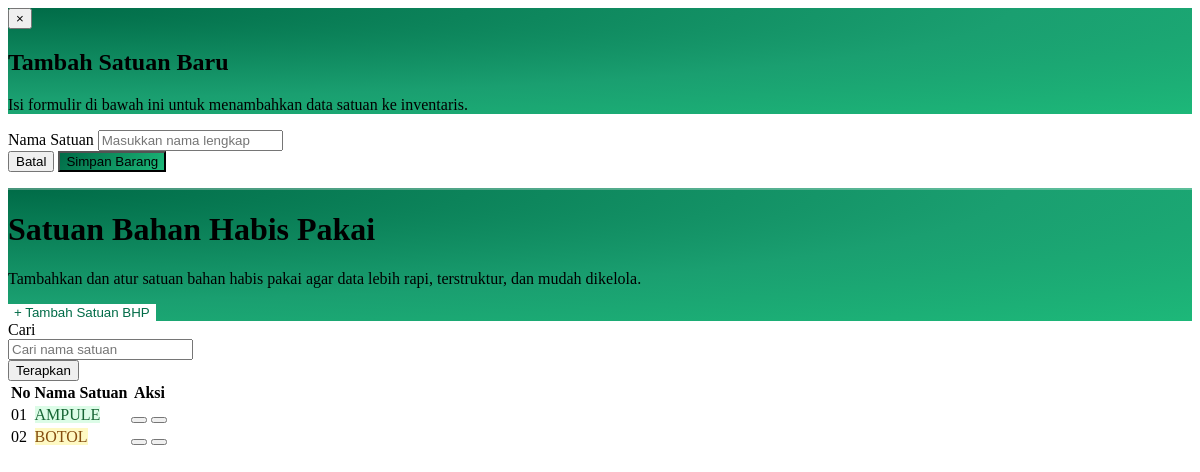
Screenshot of /admin/contents/satuan_bhp.php with the database file from the repository.
### tables this page shows
CREATE TABLE `satuan_bhp` (
  `id_satuan` int UNSIGNED NOT NULL,
  `Nama_satuan` varchar(30) NOT NULL
);

### config/database.php (called while the page is built, shortened)
<?php
class Database
{
    private static ?Database $instance = null;
    private PDO $pdo;
    private string $host     = 'localhost';
    private string $dbname   = 'db_poli_gigi';
    private string $username = 'root';
    private string $password = '';
    private string $charset  = 'utf8mb4';
    private function __construct()
    {
        $dsn = "mysql:host={$this->host};dbname={$this->dbname};charset={$this->charset}";
        $options = [
            PDO::ATTR_ERRMODE            => PDO::ERRMODE_EXCEPTION,
            PDO::ATTR_DEFAULT_FETCH_MODE => PDO::FETCH_ASSOC,
            PDO::ATTR_EMULATE_PREPARES   => false,
        ];
        try {
            $this->pdo = new PDO($dsn, $this->username, $this->password, $options);
        } catch (PDOException $e) {
            error_log('[Database] ' . $e->getMessage());
            die(json_encode([
                'status'  => 'error',
                'message' => 'Koneksi database gagal. Silakan coba lagi nanti.'
            ]));
        }
    }
    public static function getInstance(): Database
    {
        if (self::$instance === null) {
            self::$instance = new self();
        }
        return self::$instance;
    }
    public function getConnection(): PDO
    {
        return $this->pdo;
    }
}

### classes/BhpManager.php (called while the page is built, shortened)
<?php
class BhpManager
{
    private PDO $db;
    public function __construct()
    {
        $this->db = Database::getInstance()->getConnection();
    }
    public function getAllSatuan(): array
    {
        return $this->db->query('SELECT * FROM satuan_bhp ORDER BY Nama_satuan ASC')->fetchAll();
    }
}

### admin/contents/satuan_bhp.php (the view, shortened to what this page needs)
<?php
$mgr    = new BhpManager();
$satuanList = $mgr->getAllSatuan();
?>
<div id="modalTambahSatuan"
  class="hidden fixed inset-0 z-[9999] items-center justify-center p-4"
  style="background:rgba(15,23,42,0.45);backdrop-filter:blur(4px);"
  onclick="if(event.target===this)closeSatuanModal()">
  <div class="relative w-full max-w-md rounded-2xl overflow-hidden shadow-2xl"
    style="background:#fff;animation:satuanModalIn .25s cubic-bezier(.34,1.56,.64,1) both;">
    <div class="relative px-7 pt-6 pb-5"
      style="background:radial-gradient(ellipse at 0% 0%,#006B47 0%,#1A9F70 60%,#1DB879 100%);">
      <button onclick="closeSatuanModal()"
        class="absolute top-4 right-5 text-white/70 hover:text-white text-xl leading-none">&times;</button>
      <h2 class="font-bold text-white text-xl leading-tight" id="satuanModalTitle">Tambah Satuan Baru</h2>
      <p class="text-white/80 text-sm mt-1">Isi formulir di bawah ini untuk menambahkan data satuan ke inventaris.</p>
    </div>
    <form id="formSatuan" class="px-7 py-6 space-y-4">
      <div class="flex flex-col gap-1.5">
        <label for="namaSatuan" class="text-sm font-semibold text-slate-700">Nama Satuan</label>
        <input id="namaSatuan" name="nama_satuan" type="text" placeholder="Masukkan nama lengkap"
          class="h-11 px-4 border border-slate-200 rounded-xl text-sm text-slate-700 font-medium outline-none focus:border-emerald-500 focus:ring-2 focus:ring-emerald-500/20 transition-all placeholder:text-slate-300 shadow-sm" required />
      </div>
      <div class="flex justify-end gap-3 pt-1">
        <button type="button" onclick="closeSatuanModal()"
          class="px-5 py-2.5 rounded-xl border border-slate-200 text-sm font-semibold text-slate-600 hover:bg-slate-50 transition-colors">Batal</button>
        <button type="submit" id="btnSimpanSatuan"
          class="px-6 py-2.5 rounded-xl text-sm font-bold text-white transition-all hover:opacity-90 active:scale-95 shadow-sm"
          style="background:linear-gradient(135deg,#006B47 0%,#1DB879 100%);">Simpan Barang</button>
      </div>
    </form>
  </div>
</div>
<div class="w-full p-4 sm:p-6 lg:p-8">
  <div class="max-w-[1400px] mx-auto space-y-6 w-full mb-8">
    <div class="relative w-full rounded-2xl overflow-hidden mb-2"
      style="background:radial-gradient(ellipse at 0% 0%,#006B47 0%,#1A9F70 60%,#1DB879 100%);">
      <div class="relative z-10 flex flex-col sm:flex-row items-start sm:items-center justify-between gap-6 px-6 py-6 sm:px-8 sm:py-7">
        <div class="flex items-center gap-4 sm:gap-5 min-w-0">
          <div class="flex items-center justify-center w-12 h-12 sm:w-14 sm:h-14 rounded-2xl flex-shrink-0"
            style="background:rgba(255,255,255,0.12);border:1px solid rgba(255,255,255,0.18);">
          </div>
          <div class="flex flex-col gap-1 min-w-0">
            <h1 class="font-display font-bold text-white text-xl sm:text-2xl lg:text-3xl leading-tight">Satuan Bahan Habis Pakai</h1>
            <p class="font-plex font-medium text-white/90 text-[13px] sm:text-[14px] leading-relaxed hidden sm:block max-w-2xl">
              Tambahkan dan atur satuan bahan habis pakai agar data lebih rapi, terstruktur, dan mudah dikelola.
            </p>
          </div>
        </div>
        <div class="flex-shrink-0 w-full sm:w-auto">
          <button id="btnTambahSatuan" onclick="openSatuanModal()"
            class="w-full sm:w-auto flex items-center justify-center gap-2 px-5 py-2.5 rounded-xl font-plex font-bold text-[14px] transition-all duration-200 hover:bg-slate-50 active:scale-95 whitespace-nowrap shadow-sm"
            style="background:#fff;color:#006B47;border:none;">
            <span class="text-base font-bold leading-none">+</span> Tambah Satuan BHP
          </button>
        </div>
      </div>
    </div>
    <div class="bg-white border border-slate-200 rounded-2xl shadow-sm flex flex-col">
      <div class="p-5 sm:p-6 border-b border-slate-100 flex flex-col xl:flex-row justify-between gap-4 items-end bg-white rounded-t-2xl relative z-10">
        <div class="w-full relative flex-1">
          <label class="text-[11px] font-bold text-slate-400 uppercase tracking-widest block mb-1.5">Cari</label>
          <div class="relative max-w-3xl">
            <input type="text" id="searchSatuan" placeholder="Cari nama satuan"
              oninput="filterSatuan(this.value)"
              class="w-full h-11 pl-10 pr-4 bg-white border border-slate-200 rounded-xl text-sm focus:ring-2 focus:ring-brand-500/20 focus:border-brand-500 outline-none transition-all placeholder:text-slate-400 font-medium text-slate-700 shadow-sm hover:border-slate-300">
          </div>
        </div>
        <button onclick="filterSatuan(document.getElementById('searchSatuan').value)"
          class="w-full xl:w-auto h-11 px-8 bg-gradient-to-r from-emerald-600 to-teal-500 text-white rounded-xl font-bold shadow-md hover:shadow-lg hover:-translate-y-0.5 transition-all text-sm shrink-0">
          Terapkan
        </button>
      </div>
      <div class="overflow-x-auto w-full relative z-0">
        <table class="w-full text-left whitespace-nowrap">
          <thead>
            <tr class="bg-slate-50/50 border-b border-slate-200">
              <th class="py-4 px-6 text-[11px] uppercase tracking-wider text-slate-500 font-bold w-16">No</th>
              <th class="py-4 px-6 text-[11px] uppercase tracking-wider text-slate-500 font-bold">Nama Satuan</th>
              <th class="py-4 px-6 text-[11px] uppercase tracking-wider text-slate-500 font-bold text-right">Aksi</th>
            </tr>
          </thead>
          <tbody id="satuanTableBody" class="text-sm font-plex divide-y divide-slate-100 text-slate-700">
            <?php if (empty($satuanList)): ?>
            <tr id="satuanEmptyRow">
              <td colspan="3" class="px-6 py-12 text-center text-slate-400">
                <i class="fas fa-ruler-combined text-4xl mb-3 opacity-30 block"></i>
                Belum ada data satuan. Klik "+ Tambah Satuan BHP" untuk memulai.
              </td>
            </tr>
            <?php else: ?>
            <?php foreach ($satuanList as $i => $sat): ?>
            <tr class="hover:bg-slate-50 transition-colors group satuan-row" data-nama="<?php echo strtolower(htmlspecialchars($sat['Nama_satuan'])); ?>">
              <td class="py-5 px-6 font-bold text-slate-500"><?php echo str_pad($i + 1, 2, '0', STR_PAD_LEFT); ?></td>
              <td class="py-5 px-6">
                <span class="inline-flex items-center px-3 py-1.5 rounded-md text-xs font-bold tracking-wide"
                  style="background:<?php echo satBadgeColor($i)['bg']; ?>;color:<?php echo satBadgeColor($i)['text']; ?>;">
                  <?php echo htmlspecialchars(strtoupper($sat['Nama_satuan'])); ?>
                </span>
              </td>
              <td class="py-5 px-6 text-right">
                <div class="flex items-center justify-end gap-2">
                  <button onclick="editSatuan(<?php echo $sat['id_satuan']; ?>, '<?php echo htmlspecialchars($sat['Nama_satuan'], ENT_QUOTES); ?>')"
                    class="text-blue-600 hover:text-blue-800 hover:bg-blue-50 w-8 h-8 flex items-center justify-center rounded-lg transition-colors border border-blue-100/50 bg-white shadow-sm" title="Edit">
                  </button>
                  <button onclick="deleteSatuan(<?php echo $sat['id_satuan']; ?>, '<?php echo htmlspecialchars($sat['Nama_satuan'], ENT_QUOTES); ?>')"
                    class="text-red-500 hover:text-red-700 hover:bg-red-50 w-8 h-8 flex items-center justify-center rounded-lg transition-colors border border-red-100/50 bg-white shadow-sm" title="Hapus">
                  </button>
                </div>
              </td>
            </tr>
            <?php endforeach; ?>
            <?php endif; ?>
          </tbody>
        </table>
      </div>
    </div>
  </div>
</div>
<?php
function satBadgeColor(int $i): array {
    $colors = [
        ['bg' => '#DCFCE7', 'text' => '#166534'],
        ['bg' => '#FEF9C3', 'text' => '#854D0E'],
        ['bg' => '#DBEAFE', 'text' => '#1E40AF'],
        ['bg' => '#FCE7F3', 'text' => '#9D174D'],
        ['bg' => '#E0E7FF', 'text' => '#3730A3'],
        ['bg' => '#CCFBF1', 'text' => '#134E4A'],
    ];
    return $colors[$i % count($colors)];
}
?>

### rows the page displays
satuan_bhp: i "01", Nama_satuan "AMPULE"
satuan_bhp: i "02", Nama_satuan "BOTOL"
